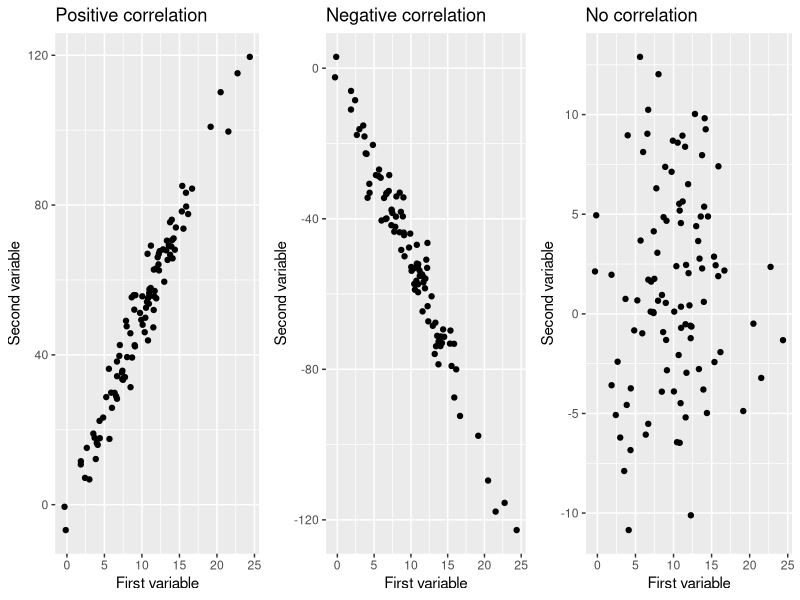
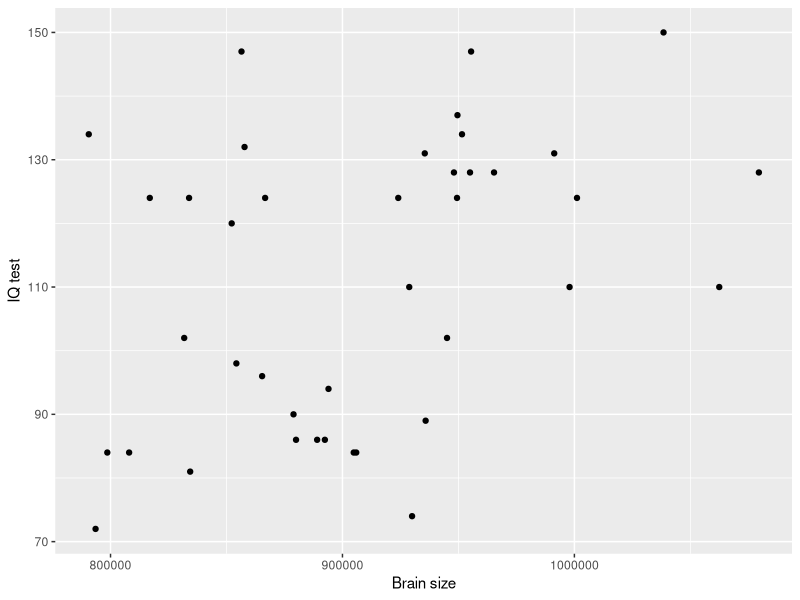
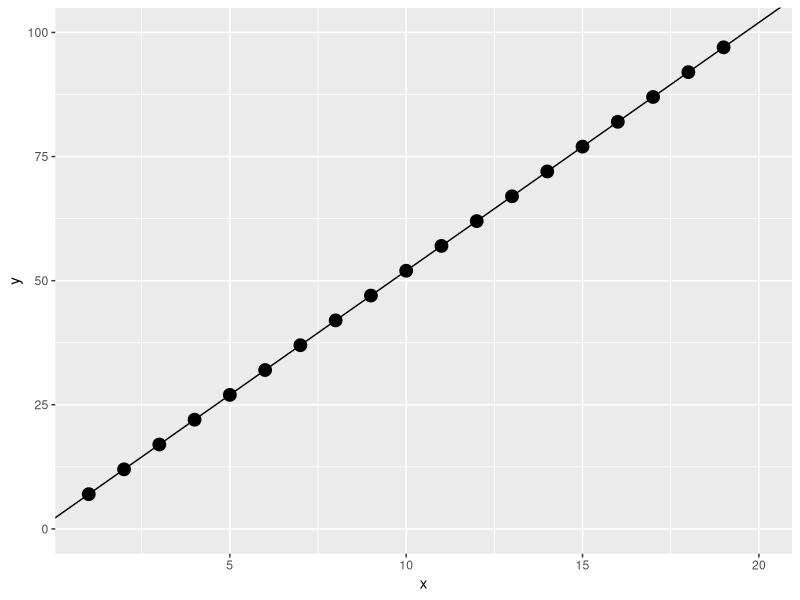
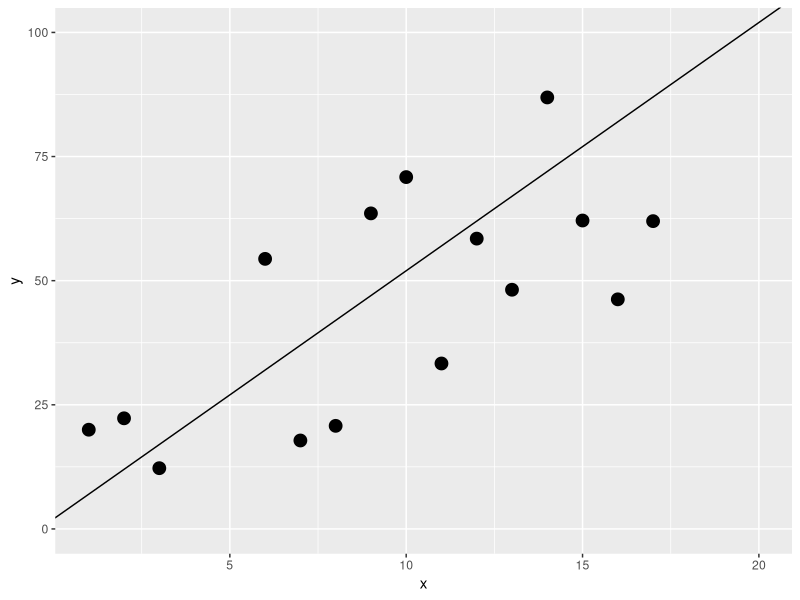
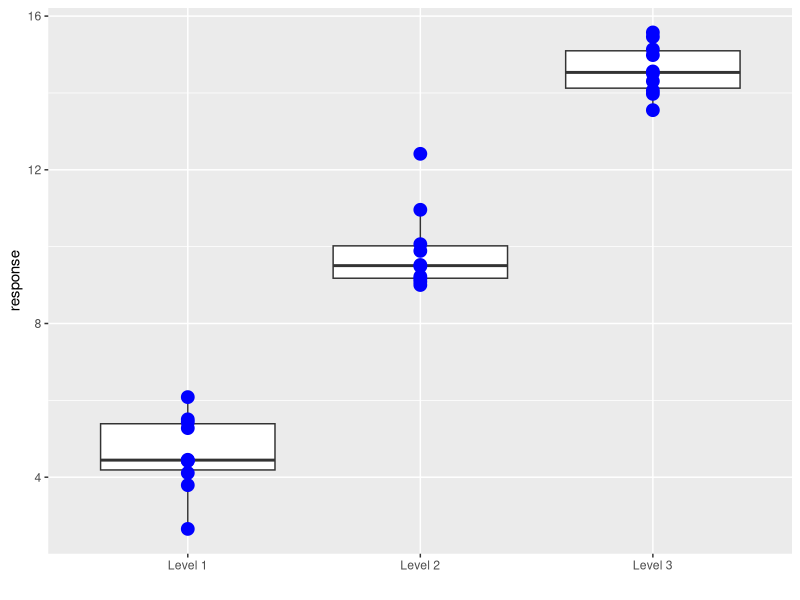
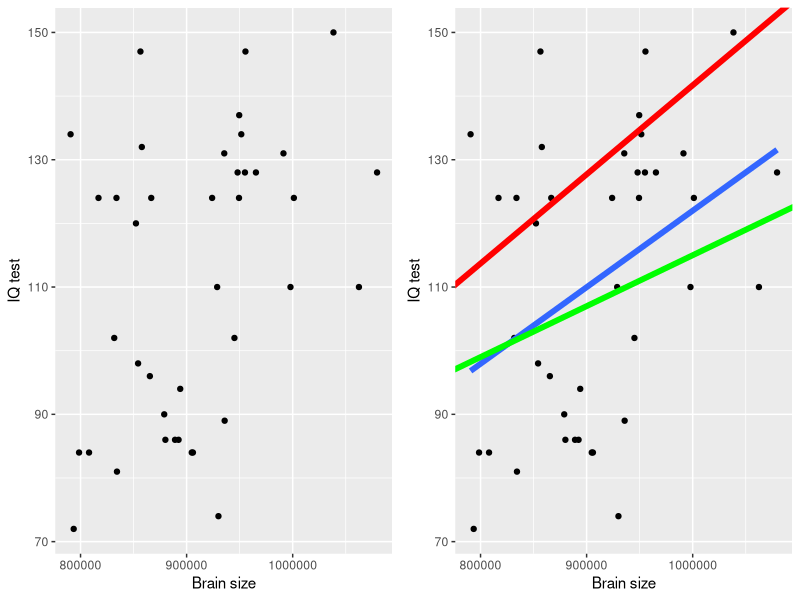
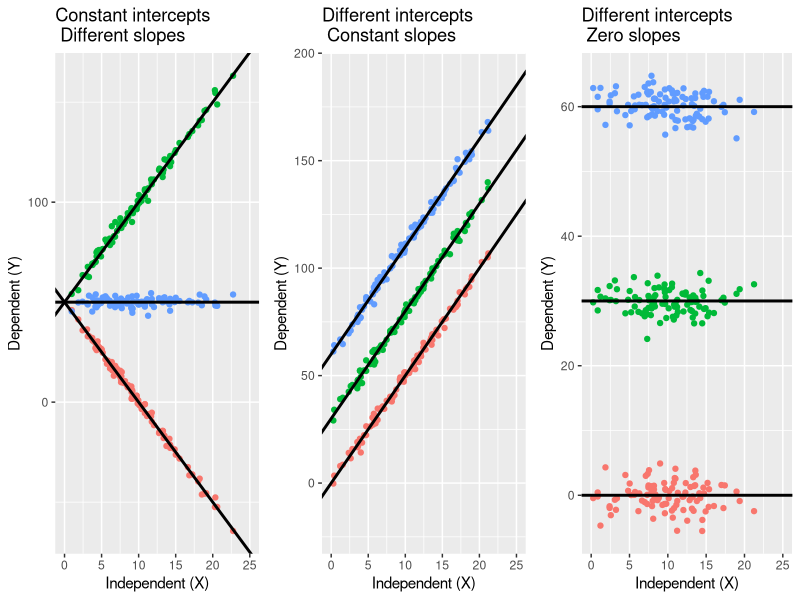
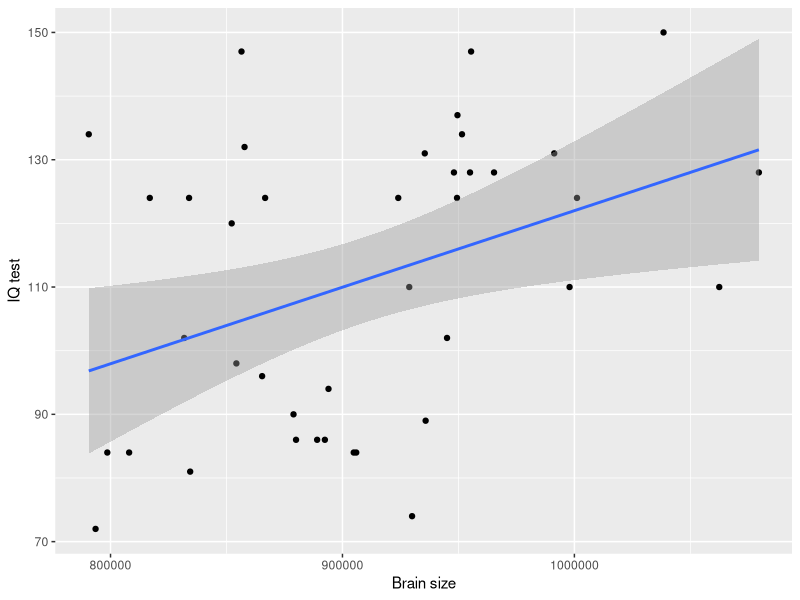

These charts were generated, in order, by the following R code:
## ---- chunk 1
#-- RUN THE FRAGMENT BETWEEN LINES BEFORE COMPILING MARKDOWN
# to configure markdown parsing
options(markdown.extensions = c("no_intra_emphasis", "tables", "fenced_code", "autolink", "strikethrough", "lax_spacing", "space_headers", "latex_math"))
#------
# output options
options(width = 70, scipen = 6, digits = 3)

# to render cyrillics in plots use cairo pdf
options(device = function(file, width = 7, height = 7, ...) {
  cairo_pdf(tempfile(), width = width, height = height, ...)
  })
library(knitr)
# chunk default options
opts_chunk$set(fig.align='center', tidy = FALSE, fig.width = 7, fig.height = 3)
## ---- chunk 2
brain <- read.csv("data/IQ_brain.csv", header = TRUE)
head(brain)
## ---- chunk 3
library (ggplot2)
library (gridExtra)
x <- rnorm(100, 10, 5)
y1 <- 5*x + rnorm(100, 0, 5)
pl_pos_cor <- ggplot(data.frame(x = x, y = y1), aes(x = x, y = y)) + geom_point() + xlab("First variable") + ylab("Second variable") + ggtitle("Positive correlation")

y2 <- -5*x + rnorm(100, 0, 5)
pl_neg_cor <- ggplot(data.frame(x = x, y = y2), aes(x = x, y = y)) + geom_point() + xlab("First variable") + ylab("Second variable") + ggtitle("Negative correlation")

y3 <- 0*x + rnorm(100, 0, 5)
pl_zero_cor <- ggplot(data.frame(x = x, y = y3), aes(x = x, y = y)) + geom_point() + xlab("First variable") + ylab("Second variable") + ggtitle("No correlation")

grid.arrange(pl_pos_cor, pl_neg_cor, pl_zero_cor, ncol = 3)

## ---- chunk 4
cor(brain[,2:6], use = "pairwise.complete.obs")

cor.test(brain$PIQ, brain$MRINACount, method = "pearson", alternative = "two.sided")
## ---- chunk 5
pl_brain <- ggplot(brain, aes(x = MRINACount, y = PIQ)) + geom_point() + xlab("Brain size") + ylab("IQ test")
## ---- chunk 6
pl_brain
## ---- chunk 7
x <- 1:20
y <- 2 + 5*x
ggplot(data.frame(x=x, y=y), aes(x=x, y=y)) + geom_point(size=4)  + geom_abline(slope=5, intercept = 2) + ylim(0, 100)
## ---- chunk 8
x <- 1:20
y <- 2 + 5*x + rnorm(20,0, 20)
ggplot(data.frame(x=x, y=y), aes(x=x, y=y)) + geom_point(size=4)  + geom_abline(slope=5, intercept = 2)  + ylim(0,100)

## ---- chunk 9
set.seed(1234)
x <- data.frame(labels = c(rep("Level 1", 10), rep( "Level 2", 10), rep("Level 3", 10)), response = c(rnorm(10, 5, 1), rnorm(10, 10, 1), rnorm(10, 15, 1))) 

ggplot(x, aes(x=labels, y=response)) + geom_boxplot()+ geom_point(color="blue", size=4) + xlab(" ")

## ---- chunk 10
library(ggplot2)

pl_1 <- pl_brain + geom_smooth(method = "lm", se = FALSE, size=2) + geom_abline(slope = 0.00008, intercept = 35, color="green", size = 2) + geom_abline(slope = 0.00014, intercept =1.7, color="red", size=2) 

grid.arrange (pl_brain, pl_1, ncol=2)

## ---- chunk 11
brain_model <- lm(PIQ ~ MRINACount, data = brain)
brain_model
## ---- chunk 12
n=100
x <- rnorm(n, 10, 5)
y1 <- 5*x + 50 + rnorm(n, 0, 2)
y2 <- -5*x + 50 + rnorm(n, 0, 2)
y3 <- 0*x + 50 + rnorm(n, 0, 2)
label <- c(rep("Positive slope",n), rep("Negative slope", n), rep("Zero slope", n))
df1 <- data.frame(x = rep(x, 3), y = c(y1, y2, y3), label = label)
df1a <- data.frame(intercept = c(50, 50, 50), slope = c(-5,0,5))
pl_1 <- ggplot(data = df1, aes(x = x, y = y, color = label)) + geom_point() + xlab("Independent (X)") + ylab("Dependent (Y)") + xlim(0, 25) + guides(color=F) + geom_abline(data = df1a, aes(intercept = intercept, slope = slope), size=1) + ggtitle("Constant intercepts \n Different slopes")

x <- rnorm(n, 10, 5)
y1 <- 5*x + 0 + rnorm(n, 0, 2)
y2 <- 5*x + 30 + rnorm(n, 0, 2)
y3 <- 5*x + 60 + rnorm(n, 0, 2)
label <- c(rep("Intercept = 0",n), rep("Intercept = 30", n), rep("Intercept = 60", n))
df2 <- data.frame(x = rep(x, 3), y = c(y1, y2, y3), label = label)
df2a <- data.frame(intercept=c(30, 0, 60), slope=c(5, 5, 5))
pl_2 <- ggplot(df2, aes(x = x, y = y, color=label)) + geom_point() + xlab("Independent (X)") + ylab("Dependent (Y)") + xlim(0, 25) + guides(color=F) + geom_abline(data = df2a, aes(intercept = intercept, slope = slope), size=1) + ggtitle("Different intercepts \n Constant slopes")


x <- rnorm(n, 10, 5)
y1 <- 0*x + 0 + rnorm(n, 0, 2)
y2 <- 0*x + 30 + rnorm(n, 0, 2)
y3 <- 0*x + 60 + rnorm(n, 0, 2)
label <- c(rep("Intercept = 0",n), rep("Intercept = 30", n), rep("Intercept = 60", n))
df3 <- data.frame(x = rep(x, 3), y = c(y1, y2, y3), label = label)
df3a <- data.frame(intercept = c(30, 0, 60), slope = c(0, 0, 0))
pl_3 <- ggplot(data = df3, aes(x = x, y = y, color=label)) + geom_point() + xlab("Independent (X)") + ylab("Dependent (Y)") + xlim(0, 25) + guides(color=F) + geom_abline(data = df3a, aes(intercept = intercept, slope = slope), size=1) + ggtitle("Different intercepts \n Zero slopes")

grid.arrange(pl_1, pl_2, pl_3, nrow=1)

## ---- chunk 13
coefficients(brain_model) [1]
coefficients(brain_model) [2]

coefficients(brain_model) [1] + coefficients(brain_model) [2] * 900000

brain$PIQ[10] - fitted(brain_model)[10]
residuals(brain_model)[10]

## ---- chunk 14
summary(brain_model)

## ---- chunk 15
pl_brain + geom_smooth(method="lm") 
## ---- chunk 16
pop_x <- rnorm(1000, 10, 3)
pop_y <- 10 + 10*pop_x + rnorm(1000, 0, 20)
population <- data.frame(x=pop_x, y=pop_y)
samp_coef <- data.frame(b0 = rep(NA, 100), b1=rep(NA, 100))
for(i in 1:100) {
  samp_num <- sample(1:1000, 20)
  samp <- population[samp_num, ]
  fit <- lm(y~x, data=samp)
  samp_coef$b0[i] <- coef(fit)[1]
  samp_coef$b1[i] <- coef(fit)[2]
  
 }

ggplot(population, aes(x=x, y=y)) + geom_point(alpha=0.3, color="yellow")+ geom_abline(aes(intercept=b0, slope=b1), data=samp_coef) + geom_abline(aes(intercept=10, slope=10), color="blue", size=2)
## ---- chunk 17
coef(brain_model)

confint(brain_model)
## ---- chunk 18
pl_alpha1 <- pl_brain + geom_smooth(method="lm", level=0.8) + ggtitle(bquote(alpha==0.2))

pl_alpha2 <- pl_brain + geom_smooth(method="lm", level=0.95) + ggtitle(bquote(alpha==0.05))

pl_alpha3 <- pl_brain + geom_smooth(method="lm", level=0.999) + ggtitle(bquote(alpha==0.01))


grid.arrange(pl_alpha1, pl_alpha2, pl_alpha3, ncol=3)

## ---- chunk 19
newdata <- data.frame(MRINACount = 900000)

predict(brain_model, newdata, interval = "prediction", 
        level = 0.95, se = TRUE)$fit

## ---- chunk 20
brain_predicted <- predict(brain_model, interval="prediction")
brain_predicted <- data.frame(brain, brain_predicted)
head(brain_predicted)
## ---- chunk 21
pl_brain + 

# 1) Линия регрессии и ее дов. интервал
# Если мы указываем fill внутри aes() и задаем фиксированное значение - появится соотв. легенда с названием.
# alpha - задает прозрачность
  geom_smooth(method = "lm", aes(fill = "Conf.interval"), alpha = 0.4) +
# 2) Интервал предсказаний создаем при помощи геома ribbon ("лента")
# Данные берем из другого датафрейма - из brain_predicted
# ymin и ymax - эстетики геома ribbon, которые задают нижний и верхний край ленты в точках с заданным x (x = MRINACount было задано в ggplot() при создании pl_brain, поэтому сейчас его указывать не обязательно)
  geom_ribbon(data = brain_predicted,  aes(ymin = lwr, ymax = upr, fill = "Conf. area for prediction"), alpha = 0.2) +

# 3) Вручную настраиваем цвета заливки при помощи шкалы fill_manual.
# Ее аргумент name - название соотв. легенды, values - вектор цветов
  scale_fill_manual(name = "Intervals", values = c("green", "gray")) +

# 4) Название графика
  ggtitle("Confidence interval \n and confidence area for prediction")
## ---- chunk 22
pl_brain + 
  geom_ribbon(data=brain_predicted, aes(y=fit, ymin=lwr, ymax=upr, fill = "Conf. area for prediction"), alpha=0.2) + 
  geom_smooth(method="lm", aes(fill="Conf.interval"), alpha=0.4) + 
  scale_fill_manual("Intervals", values = c("green", "gray")) + 
  ggtitle("Confidence interval \n and confidence area for prediction")+ xlim(600000, 1300000) + geom_text(label="Interpolation", aes(x=950000, y=100)) + geom_text(label="Extrapolation", aes(x=700000, y=70)) +
geom_text(label="Extrapolation", aes(x=1200000, y=70))

## ---- chunk 23
summary(brain_model)
## ---- chunk 24

pl_exp <- pl_brain + geom_smooth(method="lm", se=F, size=1.3) + geom_abline(aes(intercept=mean(PIQ), slope=0), size=1.3) + geom_text(label="Mean IQ", aes(x=1050000, y=(mean(PIQ)-6)), size = 5) + geom_segment(data=brain_predicted, aes(x=MRINACount, y=mean(PIQ), xend=MRINACount, yend=fit)) + ggtitle("Explained variation")

pl_res <- pl_brain + geom_smooth(method="lm", se=F, size=1.3) + geom_segment(data=brain_predicted, aes(x=MRINACount, y=PIQ, xend=MRINACount, yend=fit)) + ggtitle("Residual variation")

pl_tot <-pl_brain + geom_abline(aes(intercept=mean(PIQ), slope=0), size=1.3) + geom_text(label="Mean IQ", aes(x=1050000, y=(mean(PIQ)-6)), size = 5) + geom_segment(data=brain_predicted, aes(x=MRINACount, y=PIQ, xend=MRINACount, yend=mean(PIQ))) + ggtitle("Total variation")


grid.arrange(pl_exp, pl_res, pl_tot, nrow=3)
## ---- chunk 25
f <- seq(-0.2,10,1)
ggplot(data.frame(f=f, p=df(f, 1, 38)), aes(x=f, y=p)) + geom_line(size=1.3) + ggtitle("F-distribution") + xlab("F") + geom_vline(xintercept=c(6.686), color="red",) + geom_hline(yintercept=0) + xlim(-0.2,10)
## ---- chunk 26
x <- rnorm(100, 20, 5)
y1 <- 10 * x + 5 + rnorm(100, 0, 5)
y2 <- 10 * x + 5 + rnorm(100, 0, 40)
d <- data.frame(x=x, y1=y1)
pl_R1 <- ggplot(d, aes(x=x, y=y1)) + geom_point() + geom_smooth(method="lm", se=F) 
pl_R2 <- ggplot(d, aes(x=x, y=y2)) + geom_point() + geom_smooth(method="lm", se=F) 
grid.arrange (pl_R1, pl_R2)
## ---- chunk 27
summary(brain_model)
